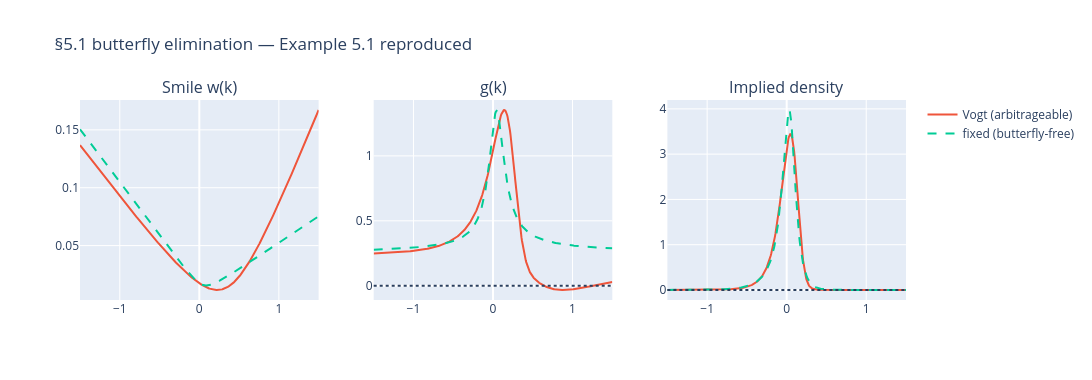

Here is the notebook cell this chart was saved with:
### Markdown cell above
# Notebook 02 - The SVI/SSVI Benchmark: Full Replication of Gatheral & Jacquier (2014) + Real SPX Data

**Purpose.** This notebook is the parametric backbone of the thesis. It (i) **replicates every technique** of *Arbitrage-free SVI volatility surfaces* (Gatheral & Jacquier, 2014), validating each against the paper's own numbers, and (ii) applies the calibration machinery to the **real SPX dataset** (`option_prices_clean.parquet` from NB01) to produce the quantified benchmark that the deep-learning models of NB03+ must beat.

**Paper coverage map:**

| # | Technique | Paper section |
|---|---|---|
| 1 | Raw / Natural / Jump-Wings parameterizations + exact conversions | 3.1–3.3, L3.1–3.2 |
| 2 | Static arbitrage: Durrleman $g(k)\ge0$, wing-slope condition, calendar crossedness | 2.1–2.2, D5.1 |
| 3 | Quasi-explicit calibration (Zeliade [27]) — our production calibrator | 5.2 (ref [27]) |
| 4 | The paper's own recipe: square-root-SVI init + crossedness penalty | 5.2 |
| 5 | Butterfly-elimination algorithm via SVI-JW (Example 5.1 reproduced) | 5.1 |
| 6 | SSVI variants: power-law, Heston-like, modified power-law (fully arbitrage-free) + Theorems 4.1/4.2 | 4 |
| 7 | Arbitrage-free interpolation & extrapolation | 5.3, L5.1, T4.3 |
| 8 | **Real-data benchmark**: SVI per slice (by `exdate`), SSVI per day, arbitrage audit | — |

> Note on Lemma 3.2: deriving the JW→raw inverse we correct a missing term in the paper's printed statement; our version is validated numerically (it recovers the raw Vogt parameters exactly).

### Code cell
def eliminate_butterfly_jw(jw):
    vt, psit, pt = jw["vt"], jw["psit"], jw["pt"]
    ct_new = pt + 2 * psit
    vtil_new = vt * 4 * pt * ct_new / (pt + ct_new) ** 2
    out = dict(jw); out["ct"] = ct_new; out["vtil"] = vtil_new
    return out

jw_fixed = eliminate_butterfly_jw(raw_to_jw(**vogt, t=1.0))
print(f"c'_t  = {jw_fixed['ct']:.7f}   (paper: 0.3493158)")
print(f"vtil' = {jw_fixed['vtil']:.7f}   (paper: 0.0154818)")
raw_fixed = jw_to_raw(**jw_fixed, t=1.0)
mb, _ = svi_butterfly_ok(vogt); ma, _ = svi_butterfly_ok(raw_fixed)
print(f"min g: before = {mb:.4f} (arbitrage)  ->  after = {ma:.4f} (arbitrage-free)")

kk = np.linspace(-1.5, 1.5, 500)
d0, g0 = risk_neutral_density(kk, vogt)
d1, g1 = risk_neutral_density(kk, raw_fixed)
fig = make_subplots(rows=1, cols=3, subplot_titles=("Smile w(k)", "g(k)", "Implied density"))
for y0, y1, col in [(svi_raw(kk, **vogt), svi_raw(kk, **raw_fixed), 1), (g0, g1, 2), (d0, d1, 3)]:
    fig.add_trace(go.Scatter(x=kk, y=y0, name="Vogt (arbitrageable)",
                             line=dict(color="#ef553b"), showlegend=(col == 1)), 1, col)
    fig.add_trace(go.Scatter(x=kk, y=y1, name="fixed (butterfly-free)",
                             line=dict(color="#00cc96", dash="dash"), showlegend=(col == 1)), 1, col)
for col in (2, 3):
    fig.add_hline(y=0, line_dash="dot", row=1, col=col)
fig.update_layout(width=1100, height=380, title="§5.1 butterfly elimination — Example 5.1 reproduced")
fig.show()

### Figure 1 — Plotly figure (JSON) as saved in the notebook; plotly's stock layout.template omitted (floating-point values rounded to 4 significant figures; data arrays with more than 128 entries replaced by an {"elided": "..."} marker saying what was removed)
{"data": [{"line": {"color": "#ef553b"}, "name": "Vogt (arbitrageable)", "showlegend": true, "type": "scatter", "x": {"elided": "500 float values"}, "xaxis": "x", "y": {"elided": "500 float values"}, "yaxis": "y"}, {"line": {"color": "#00cc96", "dash": "dash"}, "name": "fixed (butterfly-free)", "showlegend": true, "type": "scatter", "x": {"elided": "500 float values"}, "xaxis": "x", "y": {"elided": "500 float values"}, "yaxis": "y"}, {"line": {"color": "#ef553b"}, "name": "Vogt (arbitrageable)", "showlegend": false, "type": "scatter", "x": {"elided": "500 float values"}, "xaxis": "x2", "y": {"elided": "500 float values"}, "yaxis": "y2"}, {"line": {"color": "#00cc96", "dash": "dash"}, "name": "fixed (butterfly-free)", "showlegend": false, "type": "scatter", "x": {"elided": "500 float values"}, "xaxis": "x2", "y": {"elided": "500 float values"}, "yaxis": "y2"}, {"line": {"color": "#ef553b"}, "name": "Vogt (arbitrageable)", "showlegend": false, "type": "scatter", "x": {"elided": "500 float values"}, "xaxis": "x3", "y": {"elided": "500 float values"}, "yaxis": "y3"}, {"line": {"color": "#00cc96", "dash": "dash"}, "name": "fixed (butterfly-free)", "showlegend": false, "type": "scatter", "x": {"elided": "500 float values"}, "xaxis": "x3", "y": {"elided": "500 float values"}, "yaxis": "y3"}], "layout": {"annotations": [{"font": {"size": 16}, "showarrow": false, "text": "Smile w(k)", "x": 0.1444, "xanchor": "center", "xref": "paper", "y": 1, "yanchor": "bottom", "yref": "paper"}, {"font": {"size": 16}, "showarrow": false, "text": "g(k)", "x": 0.5, "xanchor": "center", "xref": "paper", "y": 1, "yanchor": "bottom", "yref": "paper"}, {"font": {"size": 16}, "showarrow": false, "text": "Implied density", "x": 0.8556, "xanchor": "center", "xref": "paper", "y": 1, "yanchor": "bottom", "yref": "paper"}], "height": 380, "shapes": [{"line": {"dash": "dot"}, "type": "line", "x0": 0, "x1": 1, "xref": "x2 domain", "y0": 0, "y1": 0, "yref": "y2"}, {"line": {"dash": "dot"}, "type": "line", "x0": 0, "x1": 1, "xref": "x3 domain", "y0": 0, "y1": 0, "yref": "y3"}], "title": {"text": "§5.1 butterfly elimination — Example 5.1 reproduced"}, "width": 1100, "xaxis": {"anchor": "y", "domain": [0, 0.2889]}, "xaxis2": {"anchor": "y2", "domain": [0.3556, 0.6444]}, "xaxis3": {"anchor": "y3", "domain": [0.7111, 1]}, "yaxis": {"anchor": "x", "domain": [0, 1]}, "yaxis2": {"anchor": "x2", "domain": [0, 1]}, "yaxis3": {"anchor": "x3", "domain": [0, 1]}}}
